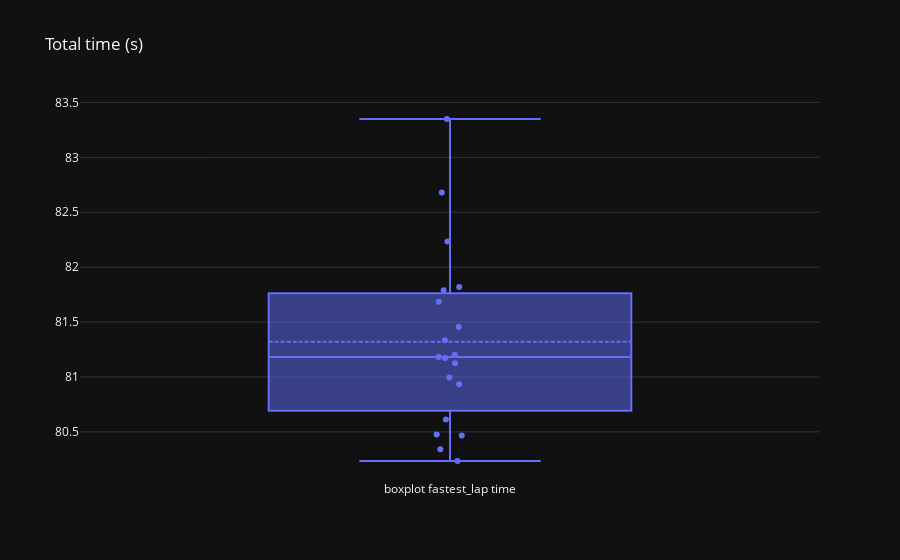

The code cell stored with this chart in its notebook:
### Code cell
fig = go.Figure(layout=go.Layout(title="Total time (s)", template="plotly_dark"))
fig.add_trace(go.Box(y=last_gp["best_lap"], name="boxplot fastest_lap time", boxpoints="all", jitter=0.1, pointpos=0, boxmean=True, text=last_gp["pilot"]))

### Figure 1 — Plotly figure (JSON) as saved in the notebook; plotly's stock layout.template omitted (floating-point values rounded to 4 significant figures)
{"data": [{"boxmean": true, "boxpoints": "all", "jitter": 0.1, "name": "boxplot fastest_lap time", "pointpos": 0, "text": ["ver", "ham", "alo", "str", "per", "nor", "hul", "pia", "zho", "tsu", "bot", "sai", "gas", "oco", "dev", "sar", "mag", "rus", "alb", "lec"], "type": "box", "y": [80.34, 80.61, 80.48, 80.93, 80.23, 81.17, 81.12, 81.34, 81.82, 81.79, 82.23, 80.47, 81.0, 81.2, 81.18, 81.46, 81.69, 82.68, 83.35, null]}], "layout": {"title": {"text": "Total time (s)"}}}
